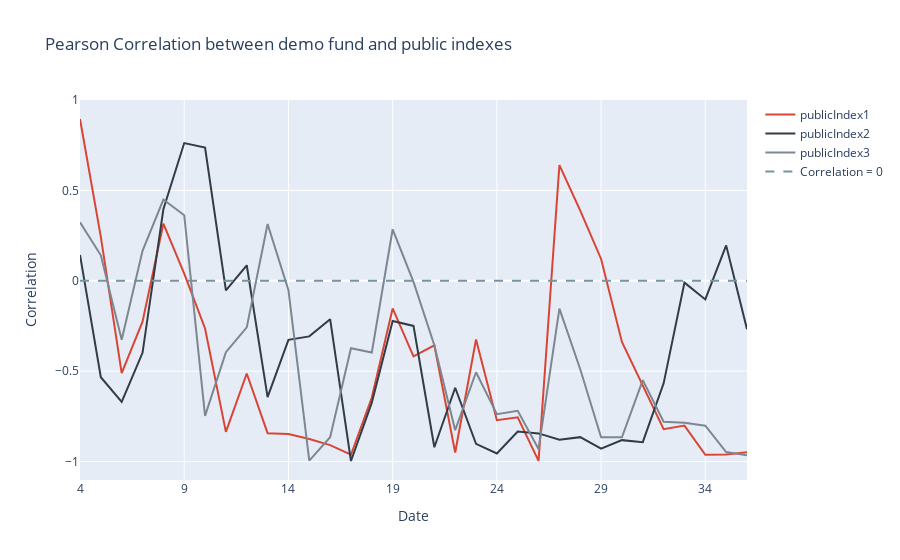

The cell this chart's notebook holds for it:
### Markdown cell above
### Calculating rolling correlation with RollingCorrelation

Calculates the rolling correlation of an index against the market with a given window. 

Uses a from_data() constructor that produces a graph directly if show_plot=True. 

Requires an array of returns and a dataframe/array of public indexes to compare to.

### Code cell
rollcorr = RollingCorrelation.from_data(demo_df["returns"], demo_df.loc[:, index_list], window_size=4, show_plot=False)
rollcorr.fig.update_layout(title="Pearson Correlation between demo fund and public indexes")

### Figure 1 — Plotly figure (JSON) as saved in the notebook; plotly's stock layout.template omitted (floating-point values rounded to 4 significant figures)
{"data": [{"marker": {"color": "#D94535"}, "mode": "lines", "name": "publicIndex1", "type": "scatter", "x": [4, 5, 6, 7, 8, 9, 10, 11, 12, 13, 14, 15, 16, 17, 18, 19, 20, 21, 22, 23, 24, 25, 26, 27, 28, 29, 30, 31, 32, 33, 34, 35, 36], "y": [0.8955, 0.2432, -0.5108, -0.2263, 0.3161, 0.03999, -0.2637, -0.836, -0.5127, -0.8431, -0.848, -0.8757, -0.9095, -0.9624, -0.6461, -0.1529, -0.418, -0.3573, -0.9503, -0.3247, -0.7713, -0.7553, -0.9967, 0.6407, 0.3889, 0.121, -0.3384, -0.5759, -0.8211, -0.8011, -0.9626, -0.9608, -0.9493]}, {"marker": {"color": "#323C46"}, "mode": "lines", "name": "publicIndex2", "type": "scatter", "x": [4, 5, 6, 7, 8, 9, 10, 11, 12, 13, 14, 15, 16, 17, 18, 19, 20, 21, 22, 23, 24, 25, 26, 27, 28, 29, 30, 31, 32, 33, 34, 35, 36], "y": [0.1435, -0.5336, -0.6697, -0.3986, 0.396, 0.7623, 0.7372, -0.05246, 0.08604, -0.6439, -0.3265, -0.3075, -0.2123, -0.9971, -0.6745, -0.2224, -0.2497, -0.9211, -0.5918, -0.9024, -0.9557, -0.8342, -0.8443, -0.8791, -0.8652, -0.9284, -0.8816, -0.893, -0.5673, -0.01013, -0.1031, 0.1962, -0.2681]}, {"marker": {"color": "#7d8791"}, "mode": "lines", "name": "publicIndex3", "type": "scatter", "x": [4, 5, 6, 7, 8, 9, 10, 11, 12, 13, 14, 15, 16, 17, 18, 19, 20, 21, 22, 23, 24, 25, 26, 27, 28, 29, 30, 31, 32, 33, 34, 35, 36], "y": [0.3237, 0.1412, -0.3256, 0.1662, 0.45, 0.3628, -0.7472, -0.3947, -0.2579, 0.3148, -0.05204, -0.9954, -0.8659, -0.3733, -0.3969, 0.2852, -0.005937, -0.3562, -0.8266, -0.506, -0.7381, -0.7195, -0.9311, -0.1541, -0.4897, -0.866, -0.8661, -0.5496, -0.7799, -0.785, -0.8018, -0.9479, -0.9655]}, {"line": {"dash": "dash"}, "marker": {"color": "#77949d"}, "mode": "lines", "name": "Correlation = 0", "type": "scatter", "x": [4, 36], "y": [0, 0]}], "layout": {"title": {"text": "Pearson Correlation between demo fund and public indexes"}, "xaxis": {"tickmode": "array", "ticktext": [4, 9, 14, 19, 24, 29, 34], "tickvals": [4, 9, 14, 19, 24, 29, 34], "title": {"text": "Date"}}, "yaxis": {"title": {"text": "Correlation"}}}}
